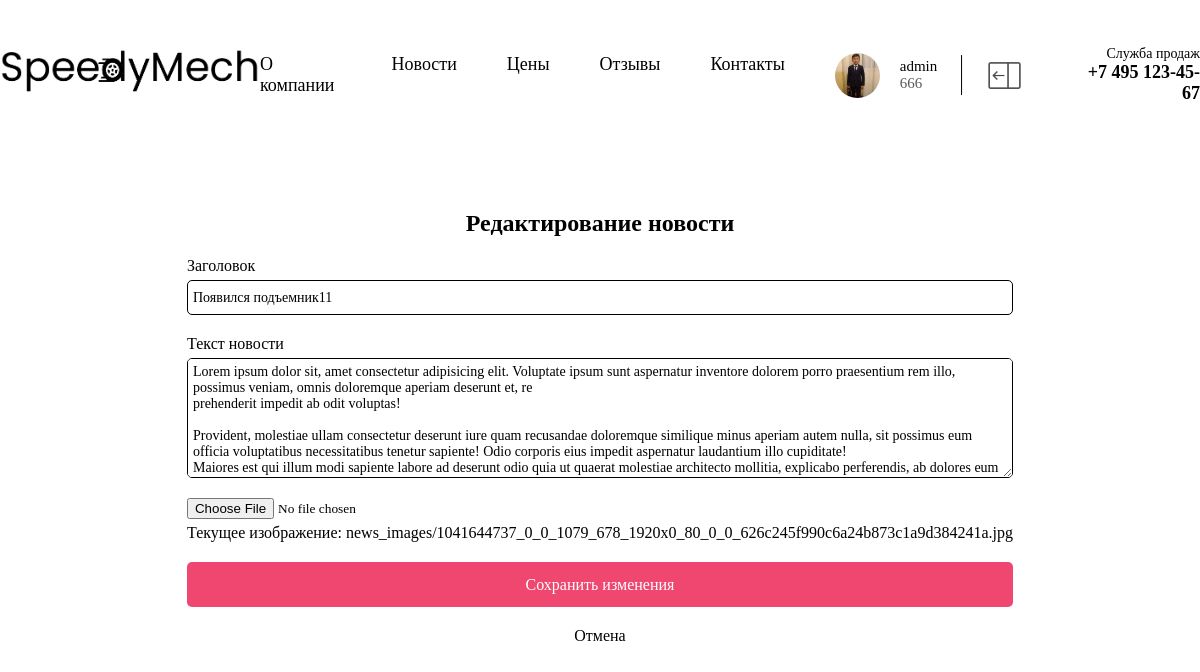
Page /news/3/edit/ (signed in) on the earlier database version.
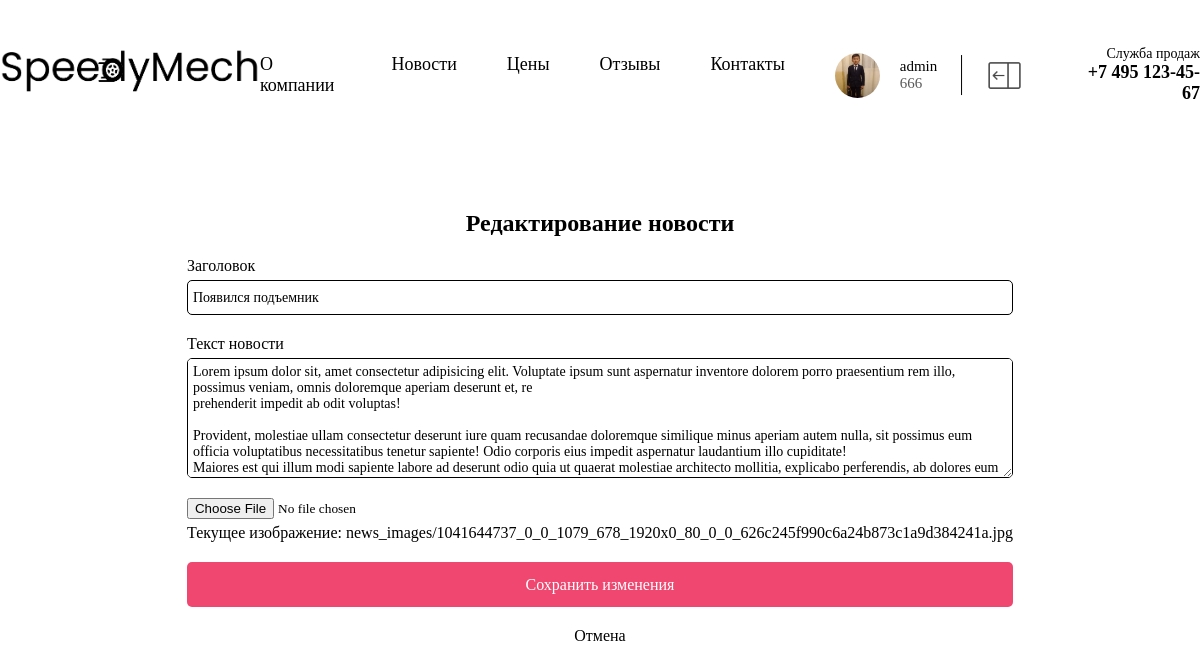
Same page on the later database version.
### app/models.py (models this page shows, shortened)
class News(models.Model):
    title = models.CharField(max_length=200, verbose_name='Заголовок')
    content = models.TextField(verbose_name='Содержание')
    image = models.ImageField(upload_to='news_images/', verbose_name='Изображение', blank=True, null=True)
    created_at = models.DateTimeField(default=timezone.now, verbose_name='Дата создания')
    updated_at = models.DateTimeField(auto_now=True, verbose_name='Дата обновления')
    is_published = models.BooleanField(default=True, verbose_name='Опубликовано')
    class Meta:
        verbose_name = 'Новость'
        verbose_name_plural = 'Новости'
        ordering = ['-created_at']

### app/views.py (the view)
# urls.py: path('news/<int:news_id>/edit/', views.update_news, name='update_news'),
@staff_member_required
def update_news(request, news_id):
    news = get_object_or_404(News, id=news_id)
    if request.method == 'POST':
        form = NewsForm(request.POST, request.FILES, instance=news)
        if form.is_valid():
            form.save()
            return redirect('news_page')
    else:
        form = NewsForm(instance=news)
    return render(request, 'app/edit_news.html', {'form': form, 'news': news})

### app/forms.py (shortened to what this page needs)
class NewsForm(forms.ModelForm):
    class Meta:
        model = News
        fields = ['title', 'content', 'image', 'is_published']
        widgets = {
            'title': forms.TextInput(attrs={'class': 'form-control'}),
            'content': forms.Textarea(attrs={'class': 'form-control', 'rows': 5}),
            'is_published': forms.CheckboxInput(attrs={'class': 'form-check-input'}),
        }
        labels = {
            'title': 'Заголовок',
            'content': 'Текст новости',
            'image': 'Изображение',
            'is_published': 'Опубликовать',
        }
    def __init__(self, *args, **kwargs):
        self.user = kwargs.pop('user', None)
        super().__init__(*args, **kwargs)

### app/templates/app/edit_news.html (shortened to what this page needs)
{% load static %}
<link rel="stylesheet" href="{% static 'app/css/style.css' %}">
<link rel="stylesheet" href="{% static 'app/css/news_style.css' %}">
<link rel="stylesheet" href="{% static 'app/css/header.css' %}">
{% include "app/header.html" %}
<main class="edit_page">
    <h2>Редактирование новости</h2>
    <form action="{% url 'update_news' news.id %}" method="post" enctype="multipart/form-data">
        <div class="form-group">
            <label for="id_title">{{ form.title.label }}</label>
            <input type="text" name="title" value="{{ news.title }}">
        </div>
        <div class="form-group">
            <label for="id_title">{{ form.content.label }}</label>
            <textarea name="content">{{ news.content }}</textarea>
        </div>
        <div class="form-group">
            <input type="file" name="image">
            {% if news.image %}
            <p>Текущее изображение: <a href="{{ news.image.url }}">{{ news.image.name }}</a></p>
            {% endif %}
        </div>
        <button type="submit">Сохранить изменения</button>
        <a href="{% url 'news_page' %}">Отмена</a>
    </form>
</main>

Differences in the rows shown:
changed News: title "Появился подъемник11" → "Появился подъемник"
